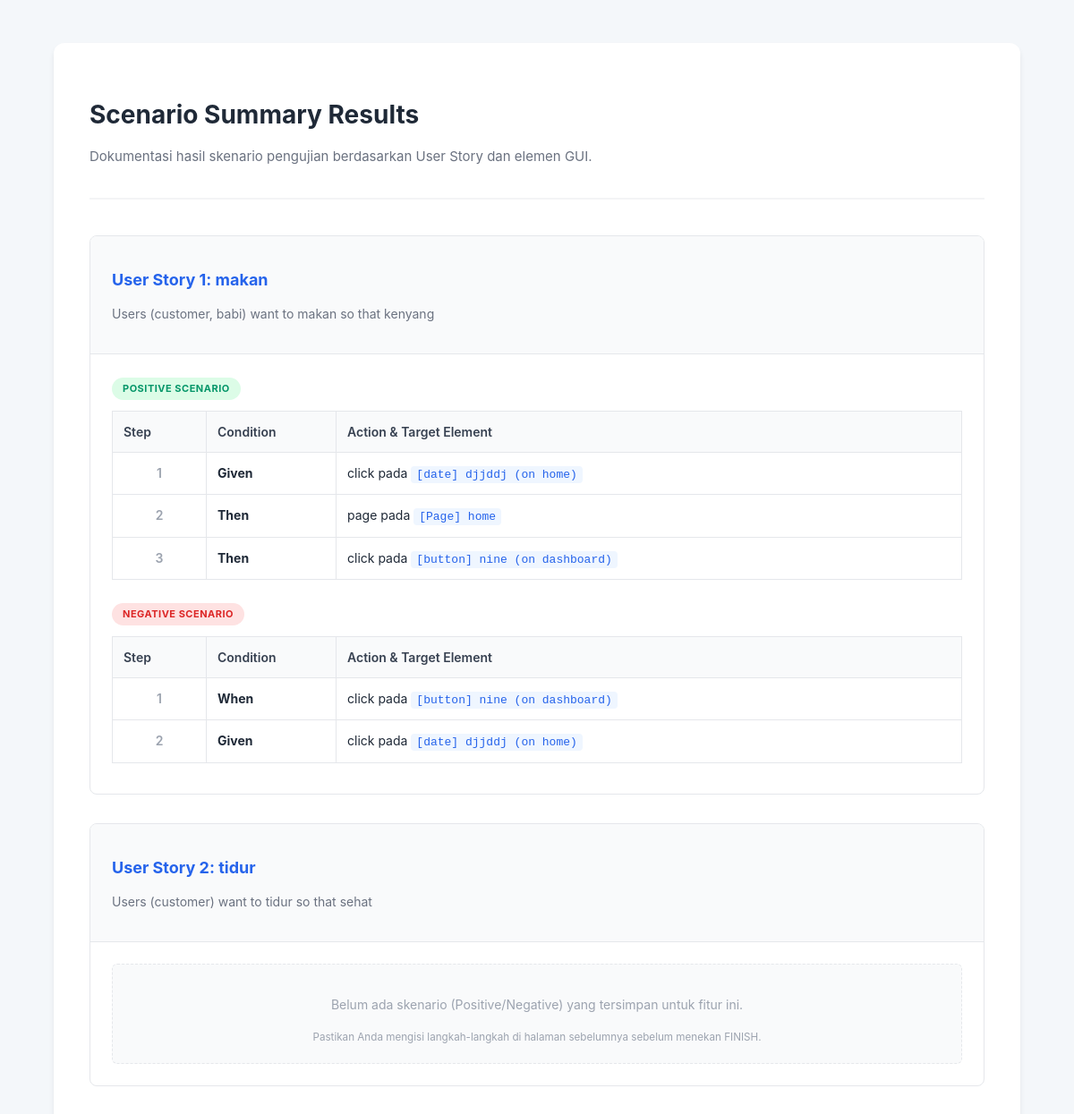
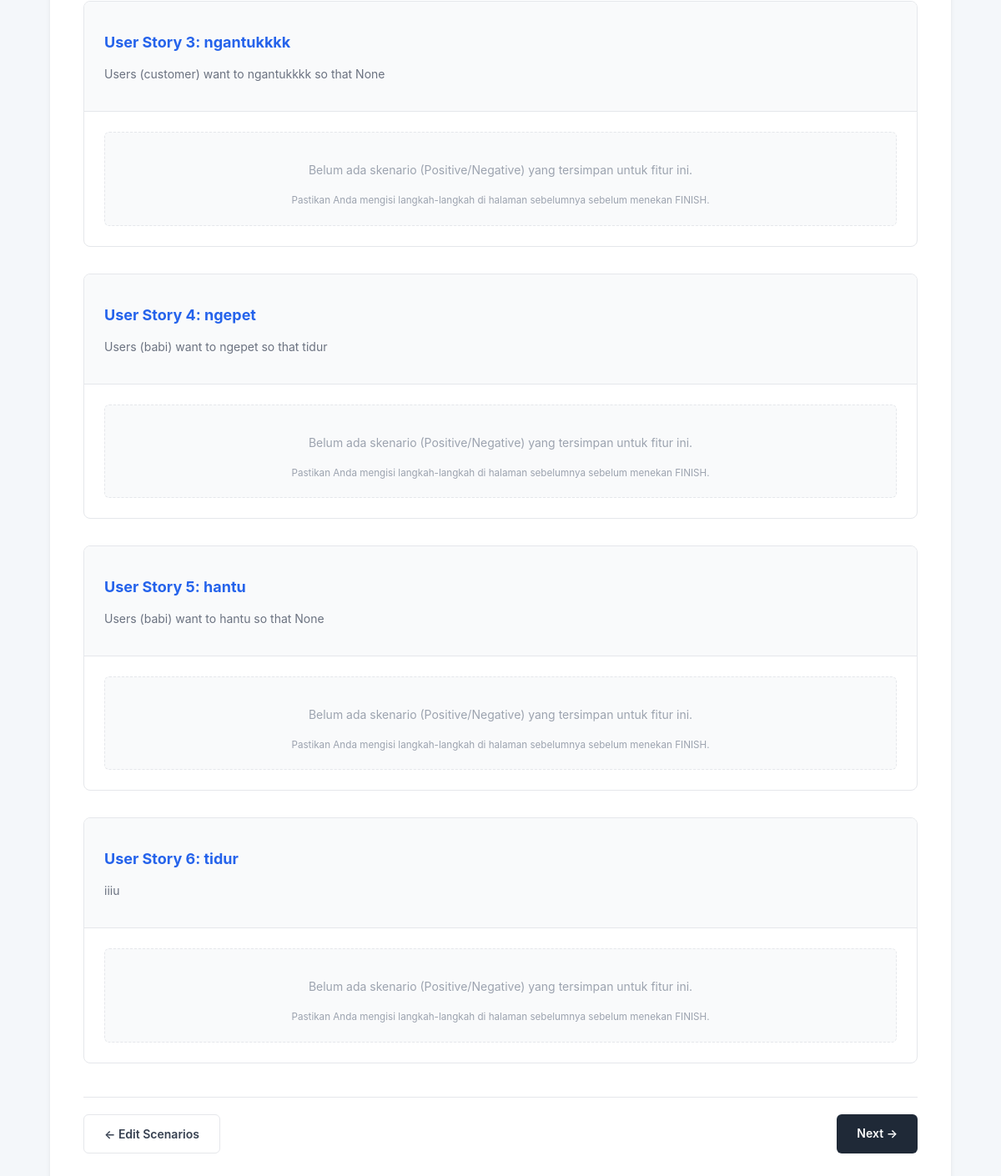
The app's page /scenario_result/ with its own data (2 pictures, top to bottom).
### main/models.py (models this page shows, shortened)
class UseCaseSpecification(models.Model):
    id = models.AutoField(primary_key=True)
    gui = models.ForeignKey(GUI, on_delete=models.CASCADE, null=True, blank=True)
    feature_name = models.CharField(max_length=255, default="Feature")
    summary_description = models.TextField(null=True, blank=True)
    PRIORITY_CHOICES = [
        ('Must Have', 'Must Have'),
        ('Should Have', 'Should Have'),
        ('Could Have', 'Could Have'),
        ("Won't Have", "Won't Have"),
    ]
    priority = models.CharField(max_length=50, choices=PRIORITY_CHOICES, default='Must Have')
    STATUS_CHOICES = [
        ('Active', 'Active'),
        ('Inactive', 'Inactive')
    ]
    status = models.CharField(max_length=50, choices=STATUS_CHOICES, default='Active')
    input_precondition = models.TextField(null=True, blank=True)
    input_postcondition = models.TextField(null=True, blank=True)

class TestScenario(models.Model):
    SCENARIO_TYPES = [('Positive', 'Positive'), ('Negative', 'Negative')]
    use_case = models.ForeignKey(UseCaseSpecification, on_delete=models.CASCADE, related_name='scenarios')
    scenario_type = models.CharField(max_length=20, choices=SCENARIO_TYPES)

class TestStep(models.Model):
    scenario = models.ForeignKey(TestScenario, on_delete=models.CASCADE, related_name='steps')
    step_number = models.IntegerField()
    condition = models.CharField(max_length=50)
    action_type = models.CharField(max_length=50)
    target_id = models.CharField(max_length=100, null=True, blank=True)
    target_text = models.CharField(max_length=255, null=True, blank=True)

### main/views.py (the view)
# urls.py: path('scenario_result/', views.scenario_result, name='scenario_result'),
def scenario_result(request):
    specs = UseCaseSpecification.objects.prefetch_related(
        'scenarios__steps'  # ← Sesuaikan dengan related_name di models
    ).all()
    print("=" * 60)
    print("🔍 SCENARIO RESULT DEBUG")
    print(f"Total Specs: {specs.count()}")
    for spec in specs:
        scenarios = spec.scenarios.all()  # ← Ganti jadi .scenarios
        print(f"\nSpec: {spec.feature_name} (ID: {spec.id})")
        print(f"  Scenarios: {scenarios.count()}")
        for scenario in scenarios:
            steps = scenario.steps.all()  # ← Ganti jadi .steps
            print(f"    - {scenario.scenario_type}: {steps.count()} steps")
    print("=" * 60)
    return render(request, 'main/scenario_result.html', {'specs': specs})

### main/templates/main/scenario_result.html (shortened to what this page needs)
<!DOCTYPE html>
<html lang="en">
<head>
</head>
<body>
<div class="container">
    <header>
        <h1>Scenario Summary Results</h1>
        <p class="subtitle">Dokumentasi hasil skenario pengujian berdasarkan User Story dan elemen GUI.</p>
    </header>
    {% for spec in specs %}
    <div class="story-card">
        <div class="story-header">
            <h2>User Story {{ forloop.counter }}: {{ spec.feature_name }}</h2>
            <p style="font-size: 14px; color: #6b7280;">{{ spec.summary_description|default:"No description provided." }}</p>
        </div>
        <div class="scenario-container">
            {% for scenario in spec.scenarios.all %}
            <div class="scenario-group">
                <span class="scenario-badge {% if scenario.scenario_type == 'Positive' %}bg-pos{% else %}bg-neg{% endif %}">
                    {{ scenario.scenario_type }} Scenario
                </span>
                <table class="result-table">
                    <thead>
                        <tr>
                            <th width="80">Step</th>
                            <th width="120">Condition</th>
                            <th>Action & Target Element</th>
                        </tr>
                    </thead>
                    <tbody>
                        {% for step in scenario.steps.all|dictsort:"step_number" %}
                        <tr>
                            <td class="step-col">{{ step.step_number }}</td>
                            <td class="cond-col">{{ step.condition }}</td>
                            <td>
                                <span>{{ step.action_type }}</span> pada
                                <span class="target-highlight">{{ step.target_text }}</span>
                            </td>
                        </tr>
                        {% endfor %}
                    </tbody>
                </table>
            </div>
            {% empty %}
            <div class="no-data">
                <p>Belum ada skenario (Positive/Negative) yang tersimpan untuk fitur ini.</p>
                <small>Pastikan Anda mengisi langkah-langkah di halaman sebelumnya sebelum menekan FINISH.</small>
            </div>
            {% endfor %}
        </div>
    </div>
    {% endfor %}
    <div class="navigation">
        <a href="{% url 'main:user_scenario' %}" class="btn btn-secondary">&larr; Edit Scenarios</a>
        <a href="{% url 'main:import_sql' %}" class="btn btn-primary">Next &rarr;</a>
    </div>
</div>
</body>
</html>

### main/templates/main/scenario_result.html (style rules this page uses)
:root { --primary: #2563eb; --success: #059669; --danger: #dc2626; --gray-50: #f9fafb; --gray-100: #f3f4f6; --gray-200: #e5e7eb; --gray-700: #374151; --gray-800: #1f2937; }
body { font-family: 'Inter', -apple-system, sans-serif; background-color: #f4f7fa; color: var(--gray-800); line-height: 1.5; padding: 40px 20px; }
.container { max-width: 1000px; margin: 0 auto; background: #ffffff; padding: 40px; border-radius: 12px; box-shadow: 0 4px 6px -1px rgba(0, 0, 0, 0.1); }
header { border-bottom: 2px solid var(--gray-100); padding-bottom: 20px; margin-bottom: 40px; }
h1 { font-size: 28px; margin-bottom: 8px; color: var(--gray-800); }
.subtitle { color: #6b7280; font-size: 15px; }
.story-card { border: 1px solid var(--gray-200); border-radius: 8px; margin-bottom: 32px; overflow: hidden; }
.story-header { background: var(--gray-50); padding: 20px 24px; border-bottom: 1px solid var(--gray-200); }
.story-header h2 { font-size: 18px; color: var(--primary); margin-bottom: 4px; }
.scenario-container { padding: 24px; }
.scenario-group { margin-bottom: 24px; }
.scenario-group:last-child { margin-bottom: 0; }
.scenario-badge { display: inline-block; padding: 4px 12px; border-radius: 20px; font-size: 11px; font-weight: 700; text-transform: uppercase; letter-spacing: 0.5px; margin-bottom: 12px; }
.bg-pos { background: #dcfce7; color: var(--success); }
.bg-neg { background: #fee2e2; color: var(--danger); }
.result-table { width: 100%; border-collapse: collapse; font-size: 14px; margin-bottom: 10px; }
.result-table th { background: var(--gray-50); text-align: left; padding: 12px; border: 1px solid var(--gray-200); color: var(--gray-700); font-weight: 600; }
.result-table td { padding: 12px; border: 1px solid var(--gray-200); vertical-align: top; }
.step-col { text-align: center; font-weight: 600; color: #9ca3af; }
.cond-col { font-weight: 700; color: var(--gray-800); width: 100px; }
.target-highlight { background: #eff6ff; color: var(--primary); padding: 2px 6px; border-radius: 4px; font-family: 'SFMono-Regular', Consolas, monospace; font-size: 13px; }
.no-data { padding: 20px; background: var(--gray-50); border: 1px dashed var(--gray-200); border-radius: 6px; text-align: center; color: #9ca3af; font-size: 14px; }
.navigation { display: flex; justify-content: space-between; margin-top: 40px; padding-top: 20px; border-top: 1px solid var(--gray-200); }
.btn { padding: 12px 24px; border-radius: 6px; text-decoration: none; font-weight: 600; font-size: 14px; transition: all 0.2s; }
.btn-secondary { background: white; border: 1px solid var(--gray-200); color: var(--gray-700); }
.btn-primary { background: var(--gray-800); color: white; border: none; }

### records on screen
UseCaseSpecification: feature_name "makan", summary_description "Users (customer, babi) want to makan so that kenyang"
TestScenario: scenario_type "POSITIVE"
TestStep: step_number "1", condition "Given", action_type "click", target_text "[date] djjddj (on home)"
TestStep: step_number "2", condition "Then", action_type "page", target_text "[Page] home"
TestStep: step_number "3", condition "Then", action_type "click", target_text "[button] nine (on dashboard)"
TestScenario: scenario_type "NEGATIVE"
TestStep: step_number "1", condition "When", action_type "click", target_text "[button] nine (on dashboard)"
TestStep: step_number "2", condition "Given", action_type "click", target_text "[date] djjddj (on home)"
UseCaseSpecification: feature_name "tidur", summary_description "Users (customer) want to tidur so that sehat"
UseCaseSpecification: feature_name "ngantukkkk", summary_description "Users (customer) want to ngantukkkk so that None"
UseCaseSpecification: feature_name "ngepet", summary_description "Users (babi) want to ngepet so that tidur"
UseCaseSpecification: feature_name "hantu", summary_description "Users (babi) want to hantu so that None"
UseCaseSpecification: feature_name "tidur", summary_description "iiiu"
